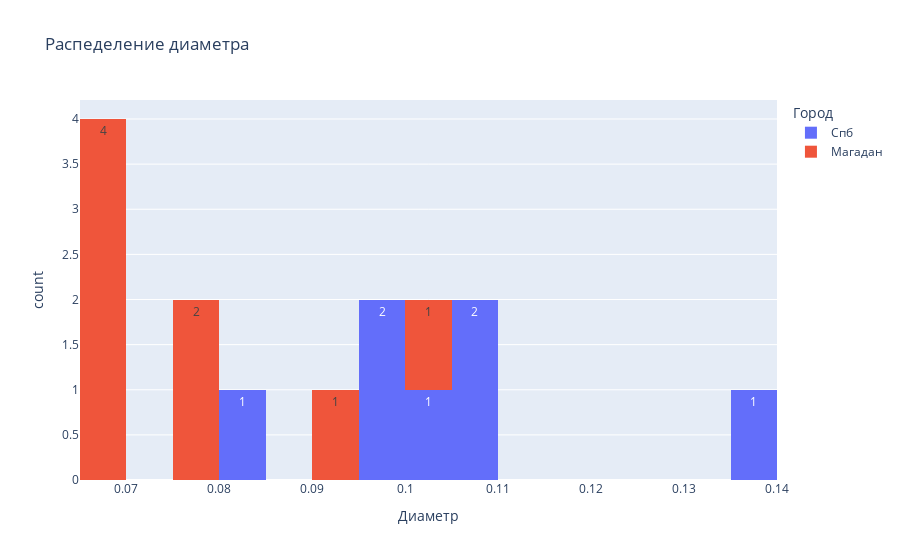

Notebook source saved alongside this figure:
### Markdown cell above
Данные меня удивили. Получается, что выборка в совокупности скорее нормальная (правда с достаточно низким p-value), данные по СПб нормальны, а вот по Магадану получается, что H0 опровергнута.

Я даже решил посмотреть распределение на графике (ниже)

Вообще, я думаю, что такие непонятки связаны с малым количеством наблюдений в СПб и Магадане отдельно. В реальных практических задачах дефицита наблюдений быть не должно по идее...

### Code cell
# Данные меня удивили. Получается, что выборка в совокупности скорее нормальная (правда с достаточно низким p-value), 
# данные по СПб нормальны, а вот по Магадану получается, что H0 опровергнута
import plotly.express as px

fig = px.histogram(df, x='Диаметр', title='Распеделение диаметра', text_auto=True, nbins=20, color = 'Город')
fig.show()

### Figure 1 — Plotly figure (JSON) as saved in the notebook; plotly's stock layout.template omitted (floating-point values rounded to 4 significant figures)
{"data": [{"alignmentgroup": "True", "bingroup": "x", "hovertemplate": "Город=Спб<br>Диаметр=%{x}<br>count=%{y}<extra></extra>", "legendgroup": "Спб", "marker": {"color": "#636efa", "pattern": {"shape": ""}}, "name": "Спб", "nbinsx": 20, "offsetgroup": "Спб", "orientation": "v", "showlegend": true, "texttemplate": "%{value}", "type": "histogram", "x": [0.0974, 0.1352, 0.0817, 0.1016, 0.0968, 0.1064, 0.105], "xaxis": "x", "yaxis": "y"}, {"alignmentgroup": "True", "bingroup": "x", "hovertemplate": "Город=Магадан<br>Диаметр=%{x}<br>count=%{y}<extra></extra>", "legendgroup": "Магадан", "marker": {"color": "#EF553B", "pattern": {"shape": ""}}, "name": "Магадан", "nbinsx": 20, "offsetgroup": "Магадан", "orientation": "v", "showlegend": true, "texttemplate": "%{value}", "type": "histogram", "x": [0.1033, 0.0915, 0.0781, 0.0685, 0.0677, 0.0697, 0.0764, 0.0689], "xaxis": "x", "yaxis": "y"}], "layout": {"barmode": "relative", "legend": {"title": {"text": "Город"}, "tracegroupgap": 0}, "title": {"text": "Распеделение диаметра"}, "xaxis": {"anchor": "y", "domain": [0, 1], "title": {"text": "Диаметр"}}, "yaxis": {"anchor": "x", "domain": [0, 1], "title": {"text": "count"}}}}
